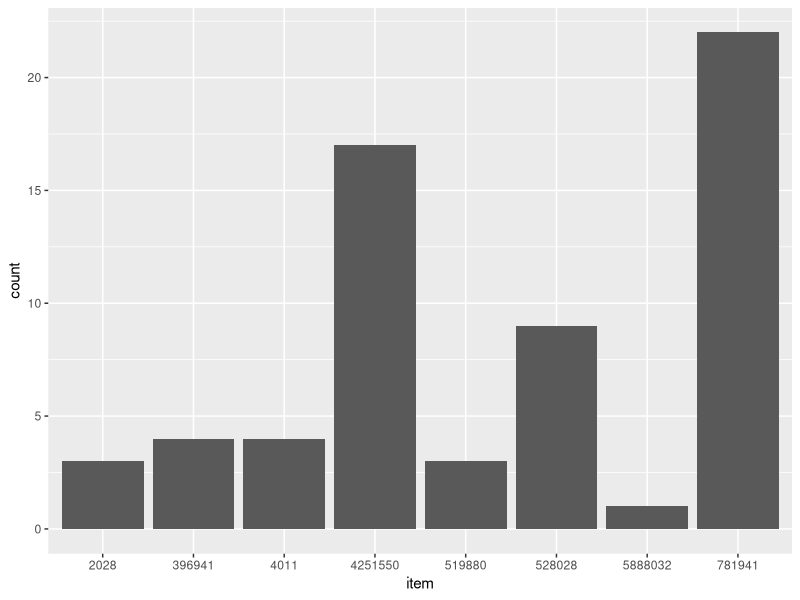
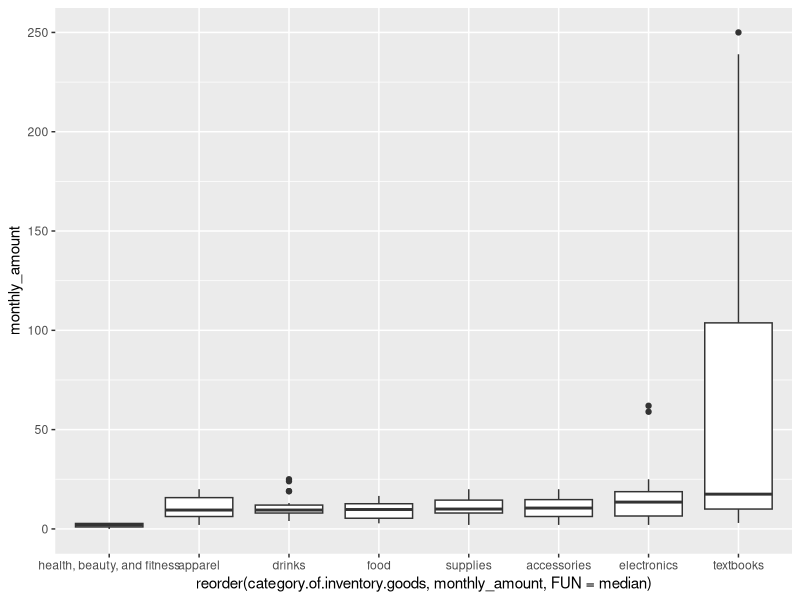
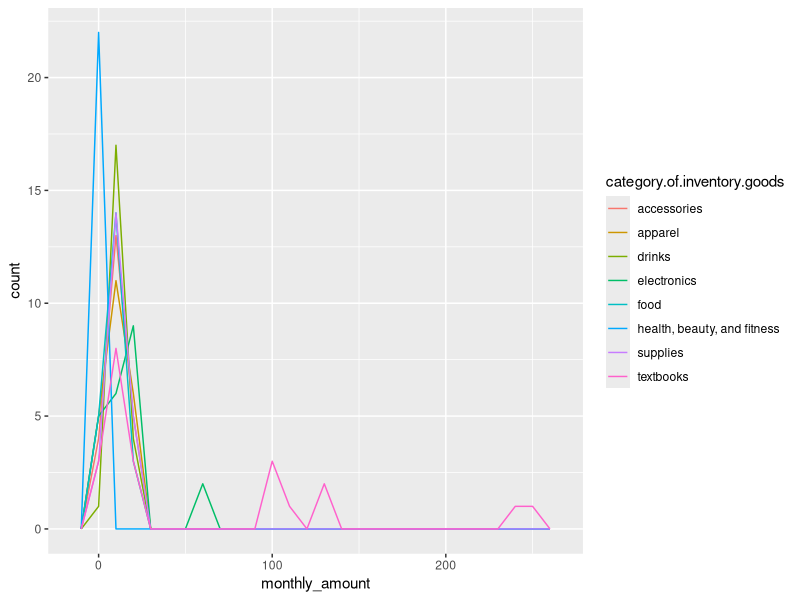
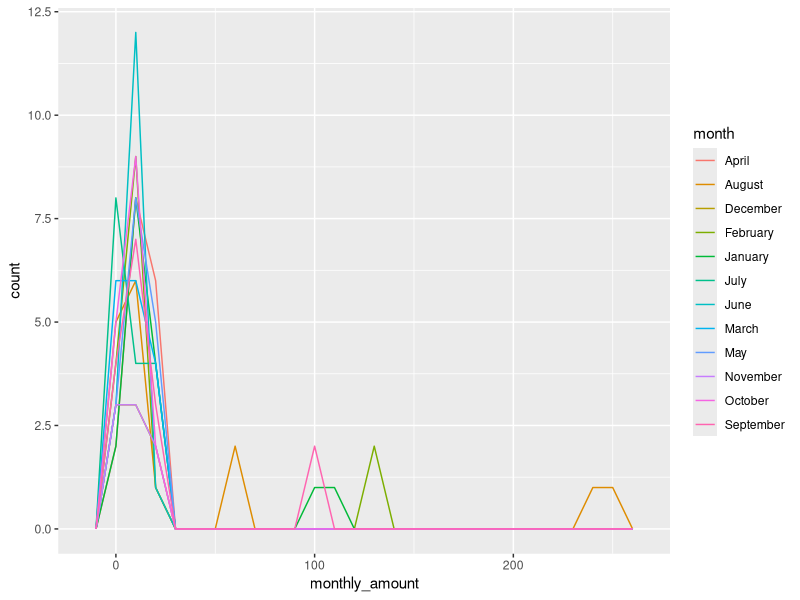
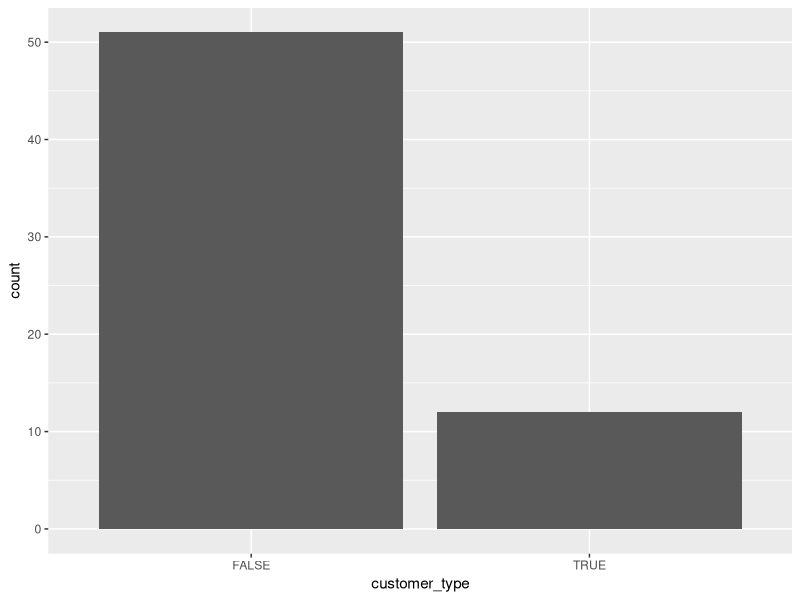
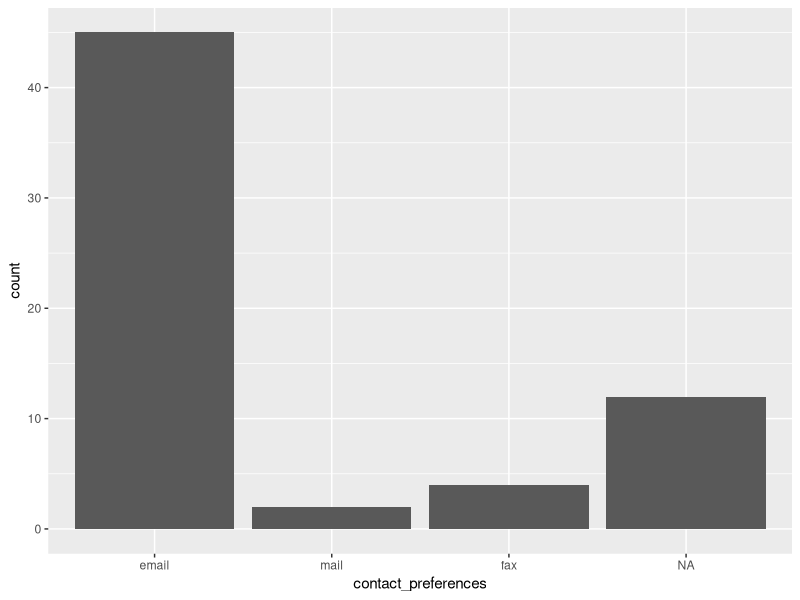
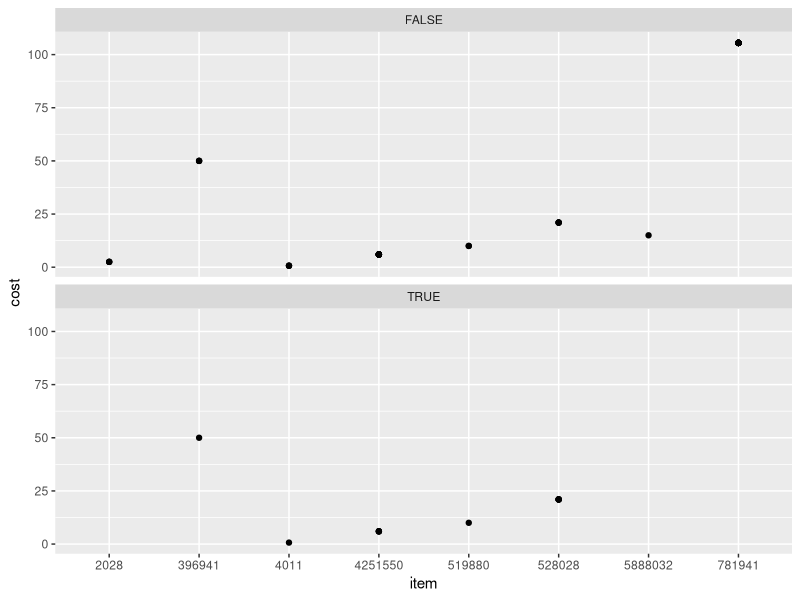

These charts were generated, in order, by the following R code:
library(tidyverse)
library(forcats)


######Register Data########

#Read in register.csv.
register_data <- read_csv("register.csv", na = "--")

#The first thing I want to do is change/alter the column names.
colnames(register_data) <- c("purchase", "item", "charge", "price", "customer_type", "customer_id", "receipt", "contact_preferences",
                             "newsletter", "sales", "preferred_customer_discount")

#The data exhibits an observation scattered across two rows. Simply uisng spread() didn't work for some indexing issue.
register_data <- register_data %>% 
  group_by_at(vars(- price)) %>%           #Group by everything other than the value column.
  mutate(row_id = 1:n()) %>% 
  ungroup() %>%                            #Build group index.
  spread(key = charge, value = price) %>%  #spread
  select(- row_id)                         #Drop the index

#The customer_type variable  has 0's for university affiliated customers and 1's for unaffiliated customers. We can change this to 
#False and True, respectively.
register_data$customer_type <- as.logical(as.integer(register_data$customer_type))

#We can convert the variable contact_preferences to a factor variable.
register_data$contact_preferences <- as_factor(register_data$contact_preferences)

#Coerce the variable item from a double to a character since it's not a mathematical number, its for i.d. only.
register_data$item <- as.character(register_data$item)
#register_data$item <- as.factor(register_data$item)
#Convert the dataframe to a tibble.
register_data <- as_tibble(register_data)


######Sales Data###########

#Read in sales.csv.
sales_data <- read.csv("sales.csv", stringsAsFactors = FALSE)

#One variable category.of.inventory.goods is spread across multiple columns.
sales_data <- sales_data %>% 
  gather(X1.2018:X10.2019, key = "year", value = "monthly_amount")

#Separate the month from the year under the year variable.
sales_data <- sales_data %>% 
  separate(year, into = c("month", "year"))

#Rename the values of the variable month so that they're easier to intuit.
sales_data$month[sales_data$month == "X1"] <- "January"
sales_data$month[sales_data$month == "X2"] <- "February"
sales_data$month[sales_data$month == "X3"] <- "March"
sales_data$month[sales_data$month == "X4"] <- "April"
sales_data$month[sales_data$month == "X5"] <- "May"
sales_data$month[sales_data$month == "X6"] <- "June"
sales_data$month[sales_data$month == "X7"] <- "July"
sales_data$month[sales_data$month == "X8"] <- "August"
sales_data$month[sales_data$month == "X9"] <- "September"
sales_data$month[sales_data$month == "X10"] <- "October"
sales_data$month[sales_data$month == "X11"] <- "November"
sales_data$month[sales_data$month == "X12"] <- "December"

#Get the total purchase amount from each unique purchase (including tax).
total_individual_purchases <- rep.int(0, times = 20)
for  (i in 1:length(unique(register_data$purchase))){
  total_individual_purchases[i] <- sum(register_data$cost[register_data$purchase == i] + register_data$tax[register_data$purchase == i])
}

#Separate the inventory categories in sales_data so we may see how much each item type made per month.
monthly_sales <- sales_data %>% 
  group_by_at(vars(- monthly_amount)) %>%                                                #Group by everything other than the value column.
  mutate(row_id = 1:n()) %>% 
  ungroup() %>%                                                                          #Build group index.
  spread(key = category.of.inventory.goods, value = monthly_amount, convert = TRUE) %>%  #spread
  select(- row_id)                                                                       #Drop the index

#Make a tibble with sales data.
register_sales <- tibble(
  item = register_data$item,
  cost = register_data$cost,
  tax = register_data$tax
)

#Make a tibble of total individual purchases
total_individual_purchases <- tibble(
  purchase_num = 1:20,
  total_purchase = total_individual_purchases
)

########Visualizations#########

#How many times were each of the items purchased?
ggplot(register_data, aes(item)) +
  geom_bar()
register_data %>% 
  count(item)

#Display a boxplot showing the 5 number summary of each good sold.
ggplot(data = sales_data) +
  geom_boxplot(
    mapping = aes(
      x = reorder(category.of.inventory.goods, monthly_amount, FUN = median),
      y = monthly_amount
    )
  )

ggplot(
  data = sales_data,
  mapping = aes(x = monthly_amount)
) +
  geom_freqpoly(mapping = aes(color = category.of.inventory.goods), binwidth = 10)

ggplot(
  data = sales_data,
  mapping = aes(x = monthly_amount)
) +
  geom_freqpoly(mapping = aes(color = month), binwidth = 10)

#Who are the most frequent customer type?
ggplot(register_data, aes(customer_type)) +
  geom_bar()
register_data %>% 
  count(customer_type)



#What is the preferred contact method?
ggplot(register_data, aes(contact_preferences)) +
  geom_bar()
register_data %>% 
  count(fct_explicit_na(contact_preferences))

ggplot(data = register_data) +
  geom_point(mapping = aes(x = item, y = cost)) +
  facet_wrap(~customer_type, nrow = 2)


